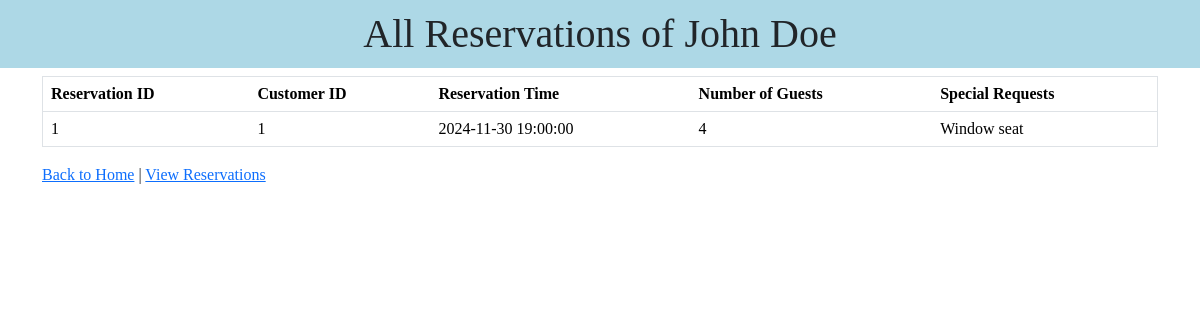
Page /templates/index.php?action=findReservations&customerId=1 on the committed database.
### tables this page shows
CREATE TABLE Customers (
    customerId INT NOT NULL AUTO_INCREMENT,
    customerName VARCHAR(45) NOT NULL,
    contactInfo VARCHAR(200) NOT NULL,
    PRIMARY KEY (customerId)
);

CREATE TABLE Reservations (
    reservationId INT NOT NULL AUTO_INCREMENT,
    customerId INT NOT NULL,
    reservationTime DATETIME NOT NULL,
    numberOfGuests INT NOT NULL,
    specialRequests VARCHAR(200),
    PRIMARY KEY (reservationId),
    FOREIGN KEY (customerId) REFERENCES Customers(customerId)
);

### templates/index.php (called while the page is built)
<?php
require_once('../RestaurantServer.php');

### RestaurantDatabase.php (called while the page is built, shortened)
<?php
class RestaurantDatabase
{
    private $host = "localhost";
    private $port = "3306";
    private $database = "restaurant_reservations";
    private $user = "root";
    private $password = "";
    private $connection;
    private function connect()
    {
        $this->connection = new mysqli($this->host, $this->user, $this->password, $this->database, $this->port);
    }
    public function findReservations($customerId)
    {
        $reservations = $this->connection->query("SELECT * FROM reservations JOIN `customers` ON customers.customerId=reservations.customerId WHERE reservations.customerId='$customerId'");
        return $reservations;
    }
    public function get($sql)
    {
        $result = $this->connection->query($sql);
        return $result->fetch_assoc();
    }
}

### templates/reservations.php (the view, shortened to what this page needs)
<html>
<head>
    <link rel="stylesheet" href="style.css">
    <link href="https://cdn.jsdelivr.net/npm/bootstrap@5.3.3/dist/css/bootstrap.min.css" rel="stylesheet">
</head>
<body>
    <h1 class="header">All Reservations of <?= $customer['customerName'] ?></h1>
    <div class="container">
        <table border="1" class="table">
            <tr>
                <th>Reservation ID</th>
                <th>Customer ID</th>
                <th>Reservation Time</th>
                <th>Number of Guests</th>
                <th>Special Requests</th>
            </tr>
            <?php foreach ($reservations as $reservation):
            ?>
                <tr>
                    <td><?= htmlspecialchars($reservation['reservationId']) ?></td>
                    <td><?= htmlspecialchars($reservation['customerId']) ?></td>
                    <td><?= htmlspecialchars($reservation['reservationTime']) ?></td>
                    <td><?= htmlspecialchars($reservation['numberOfGuests']) ?></td>
                    <td><?= htmlspecialchars($reservation['specialRequests']) ?></td>
                </tr>
            <?php endforeach; ?>
        </table>
        <a href="index.php">Back to Home</a> |
        <a href="index.php?action=viewReservations" class="">View Reservations</a>
    </div>
</body>
</html>

### templates/style.css (style rules this page uses)
* { margin: 0; padding: 0; font-family: 'Times New Roman', Times, serif; }
.header { padding: 10px 5px; text-align: center; background-color: lightblue; }

### rows in the picture
customers: customerName "John Doe"
reservations: reservationId "1", customerId.customerId "1", reservationTime "2024-11-30 19:00:00", numberOfGuests "4", specialRequests "Window seat"
